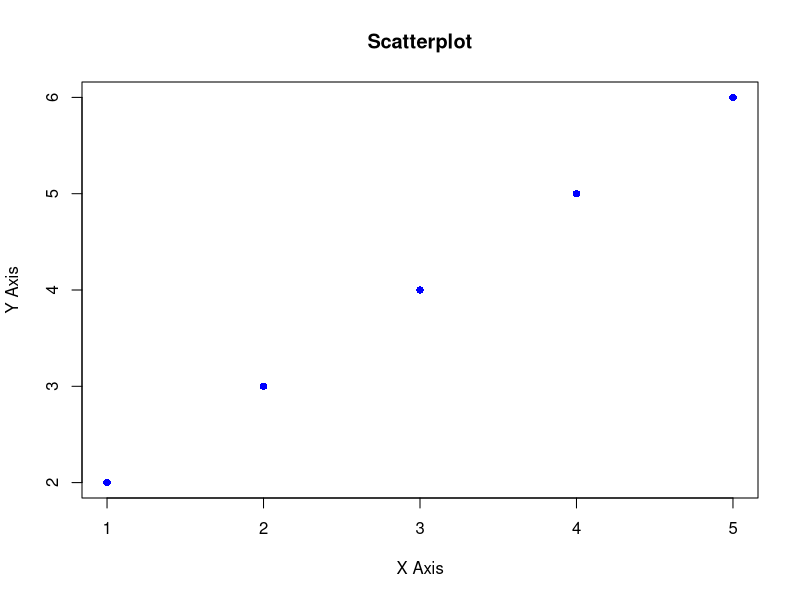
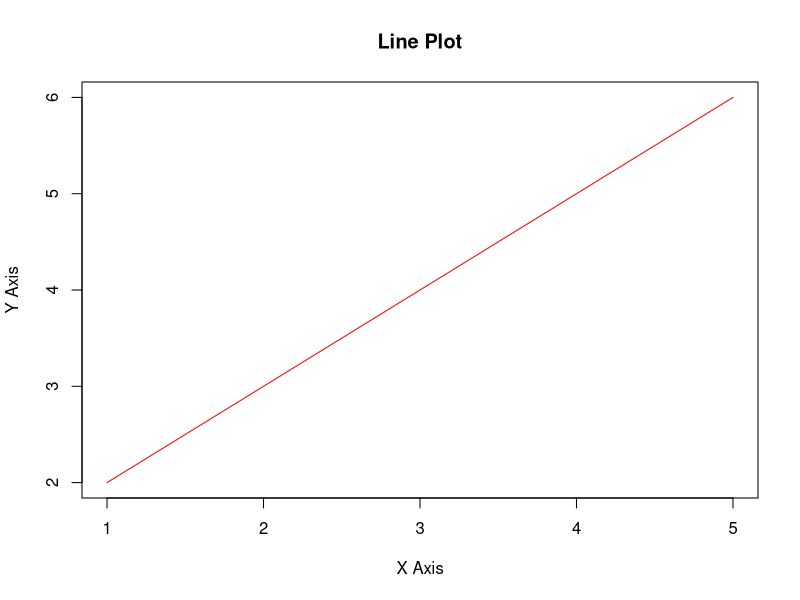
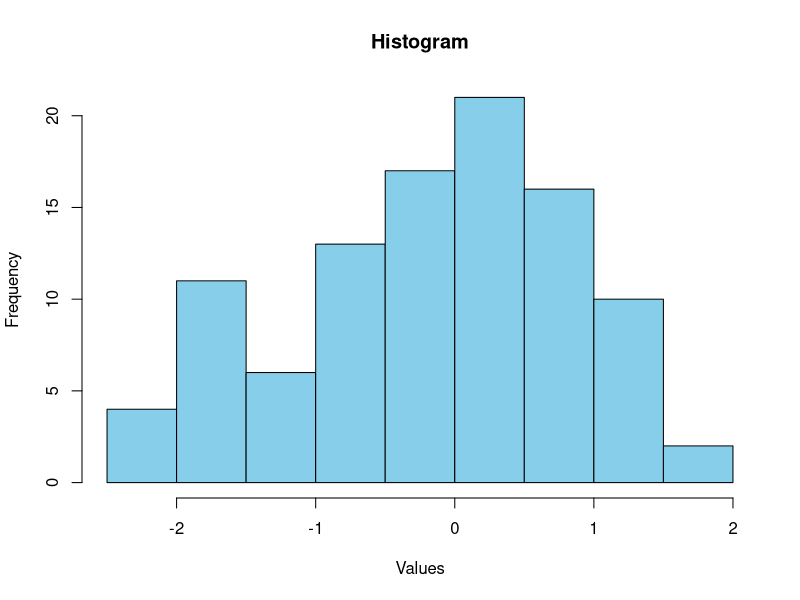
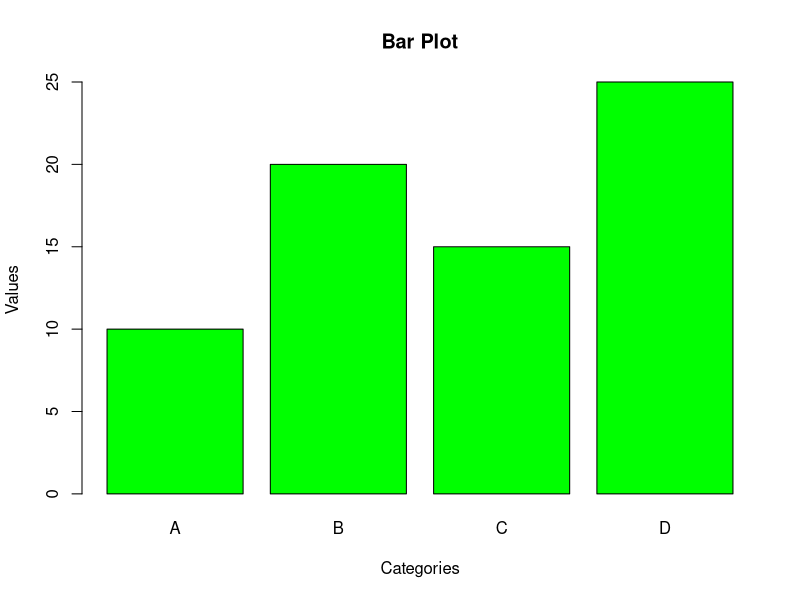
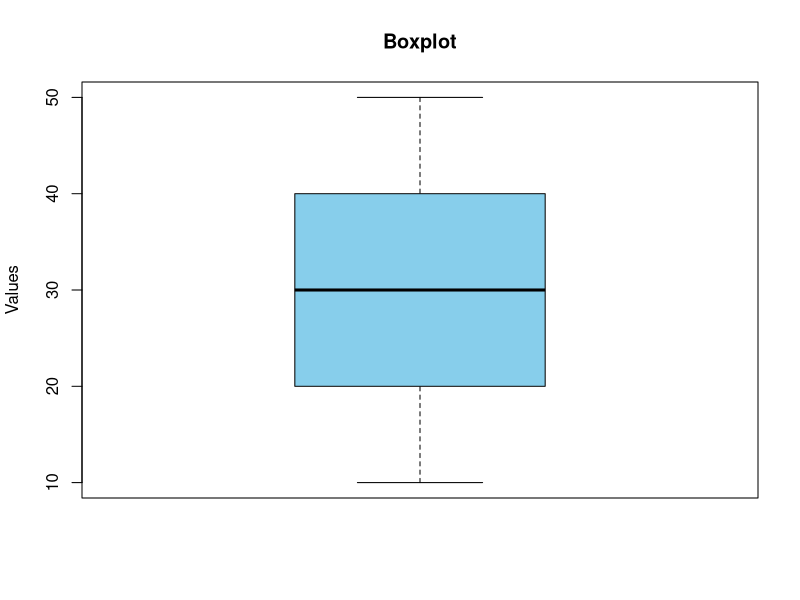

The R source for these figures, in order:
x <- c(1, 2, 3, 4, 5)
y <- c(2, 3, 4, 5, 6)

# Tworzenie wykresu punktowego
plot(x, y, main="Scatterplot", xlab="X Axis", ylab="Y Axis", pch=16, col="blue")

# Tworzenie wykresu liniowego
plot(x, y, type="l", main="Line Plot", xlab="X Axis", ylab="Y Axis", col="red")

data <- rnorm(100)
# Tworzenie histogramu
hist(data, main="Histogram", xlab="Values", col="skyblue", border="black")

# Tworzenie wykresu słupkowego
categories <- c("A", "B", "C", "D")
values <- c(10, 20, 15, 25)
barplot(values, names.arg=categories, main="Bar Plot", xlab="Categories", ylab="Values", col="green")

data <- c(10, 15, 20, 25, 30, 35, 40, 45, 50)

# Tworzenie wykresu pudełkowego (boxplot)
boxplot(data, main="Boxplot", ylab="Values", col="skyblue", border="black")